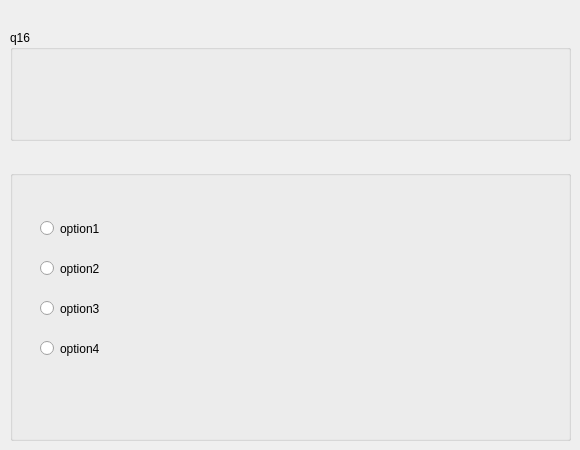
    <widget class="QWidget" name="page_16">
     <widget class="QGroupBox" name="groupBox_23">
      <property name="geometry">
       <rect>
        <x>10</x>
        <y>170</y>
        <width>561</width>
        <height>271</height>
       </rect>
      </property>
      <property name="title">
       <string/>
      </property>
      <widget class="QRadioButton" name="option1_15">
       <property name="geometry">
        <rect>
         <x>30</x>
         <y>50</y>
         <width>82</width>
         <height>17</height>
        </rect>
       </property>
       <property name="text">
        <string>option1</string>
       </property>
      </widget>
      <widget class="QRadioButton" name="option2_15">
       <property name="geometry">
        <rect>
         <x>30</x>
         <y>90</y>
         <width>82</width>
         <height>17</height>
        </rect>
       </property>
       <property name="text">
        <string>option2</string>
       </property>
      </widget>
      <widget class="QRadioButton" name="option3_15">
       <property name="geometry">
        <rect>
         <x>30</x>
         <y>130</y>
         <width>82</width>
         <height>17</height>
        </rect>
       </property>
       <property name="text">
        <string>option3</string>
       </property>
      </widget>
      <widget class="QRadioButton" name="option4_15">
       <property name="geometry">
        <rect>
         <x>30</x>
         <y>170</y>
         <width>82</width>
         <height>17</height>
        </rect>
       </property>
       <property name="text">
        <string>option4</string>
       </property>
      </widget>
      <widget class="QLabel" name="answer1_15">
       <property name="geometry">
        <rect>
         <x>40</x>
         <y>70</y>
         <width>47</width>
         <height>13</height>
        </rect>
       </property>
       <property name="text">
        <string/>
       </property>
      </widget>
      <widget class="QLabel" name="answer2_15">
       <property name="geometry">
        <rect>
         <x>40</x>
         <y>190</y>
         <width>47</width>
         <height>13</height>
        </rect>
       </property>
       <property name="text">
        <string/>
       </property>
      </widget>
      <widget class="QLabel" name="answer3_15">
       <property name="geometry">
        <rect>
         <x>40</x>
         <y>150</y>
         <width>47</width>
         <height>13</height>
        </rect>
       </property>
       <property name="text">
        <string/>
       </property>
      </widget>
      <widget class="QLabel" name="answer4_15">
       <property name="geometry">
        <rect>
         <x>40</x>
         <y>110</y>
         <width>47</width>
         <height>13</height>
        </rect>
       </property>
       <property name="text">
        <string/>
       </property>
      </widget>
     </widget>
     <widget class="QGroupBox" name="groupBox_36">
      <property name="geometry">
       <rect>
        <x>10</x>
        <y>30</y>
        <width>561</width>
        <height>111</height>
       </rect>
      </property>
      <property name="title">
       <string>q16</string>
      </property>
      <widget class="QLabel" name="questionLabel_18">
       <property name="geometry">
        <rect>
         <x>10</x>
         <y>10</y>
         <width>541</width>
         <height>91</height>
        </rect>
       </property>
       <property name="text">
        <string/>
       </property>
      </widget>
     </widget>
    </widget>
